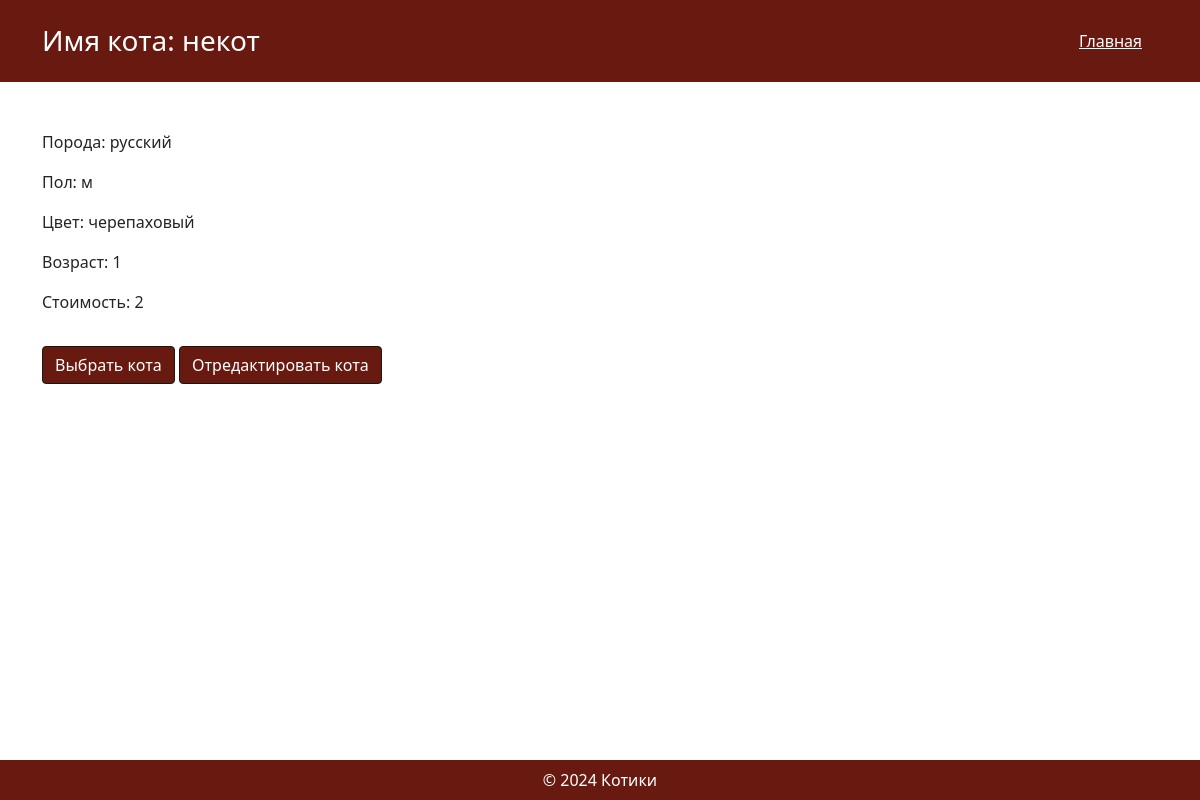
The app's page /6 (signed in) with its own data.
### CatModels.py (models this page shows)
class Cats(db.Model):
    __tablename__ = 'cats'
    id = db.Column(db.Integer, primary_key=True, autoincrement=True)
    name = db.Column(db.String(80), nullable=False)
    breed = db.Column(db.String(80), nullable=False)
    gender = db.Column(db.String(80), nullable=False)
    color = db.Column(db.String(80), nullable=False)
    age = db.Column(db.Integer, nullable=False)
    cats_position = db.relationship('CatsPosition', backref='cats', cascade='all, delete-orphan', lazy='dynamic')

class CatsPosition(db.Model):
    __tablename__ = 'catsPosition'
    id = db.Column(db.Integer, primary_key=True, autoincrement=True)
    date = db.Column(db.Date, nullable=False)
    cost = db.Column(db.Integer, nullable=False)
    cats_id = db.Column(db.Integer, db.ForeignKey('cats.id'), nullable=False)

### main.py (the view)
@app.route('/<int:id_cat>')
def cat_view(id_cat):
    cat = get_one_cat(id_cat)
    cat_pos = get_one_cat_position(id_cat)
    if cat == 404 or cat_pos == 404:
        abort(404)
    try:
        add_log('view cat', datetime.today(), get_user_role())
        if get_user_role() == 'user':
            return render_template('catPage.html', cat=cat, cat_pos=cat_pos, user=True)
        elif get_user_role() == 'admin':
            return render_template('catPage.html', cat=cat, cat_pos=cat_pos, admin=True)
    except AttributeError:
        add_log('view cat', datetime.today(), 'guest')
        return render_template('catPage.html', cat=cat, cat_pos=cat_pos)

### CatModels.py (called while the page is built)
def get_one_cat(id):
    try:
        cat = Cats.query.filter_by(id=id).all()[0]
    except IndexError:
        cat = 404
    return cat

def get_one_cat_position(id):
    try:
        cat = CatsPosition.query.filter_by(cats_id=id).all()[0]
    except IndexError:
        cat = 404
    return cat

### Log.py (called while the page is built)
def add_log(type_operation, date, type_user):
    db.session.add(LogsModel(type_operation=type_operation, date=date,type_user=type_user))
    db.session.commit()

### UserModels.py (called while the page is built)
def get_user(id):
    user = UserModel.query.filter_by(id=id).all()
    if len(user) == 0:
        return None
    return User(user_id=user[0].id, email=user[0].email, name=user[0].name, password=user[0].password, role=user[0].role)

### main.py (called while the page is built)
@login_manager.user_loader
def load_user(user_id):
    return get_user(user_id)

def get_user_role():
    return current_user._get_current_object().role

### templates/catPage.html (shortened to what this page needs)
<!DOCTYPE html>
<html lang="ru">
<head>
    <link rel="stylesheet" href="/static/css/style.css">
    <link href="https://cdn.jsdelivr.net/npm/bootstrap@5.1.3/dist/css/bootstrap.min.css" rel="stylesheet">
    <link href="https://cdnjs.cloudflare.com/ajax/libs/font-awesome/6.0.0-beta3/css/all.min.css" rel="stylesheet">
</head>
<body>
<header class="text-white p-4">
    <div class="container">
        <div class="d-flex justify-content-between align-items-center flex-column flex-lg-row">
            <h1 class="h3 mb-3 mb-lg-0">Имя кота: {{ cat.name }}</h1>
            <nav class="d-flex flex-column flex-lg-row align-items-center">
            <a href="/" class="text-white mb-2 mb-lg-0 me-0 me-lg-3">Главная</a>
            </nav>
        </div>
    </div>
</header>
<main class="py-5">
    <div class="container">
        <p>Порода: {{ cat.breed }}</p>
        <p>Пол: {{ cat.gender }}</p>
        <p>Цвет: {{ cat.color }}</p>
        <p>Возраст: {{ cat.age }}</p>
        <p>Стоимость: {{ cat_pos.cost }}</p>
        {% if user or admin%}
        <button id="choose_cat" class="btn btn-primary">Выбрать кота</button>
        {% endif %}
        {% if admin %}
        <button id="edit_cat" class="btn btn-primary">Отредактировать кота</button>
        {% endif %}
    </div>
</main>
<footer class="text-white p-2 text-center">
    &copy; 2024 Котики
</footer>
</body>
</html>

### static/css/style.css (style rules this page uses)
body { margin: 0; font-family: Arial, sans-serif; height: 100%; display: flex; flex-direction: column; min-height: 100vh; }
main { flex: 1; }
header, footer { background-color: #681a11; color: white; }
footer { margin-top: auto; }
.btn.btn-primary { margin-top: 1rem; background-color: #681a11; border-color: #181a11; }

### records on screen
Cats: name "некот", breed "русский", gender "м", color "черепаховый", age "1"
CatsPosition: cost "2"
